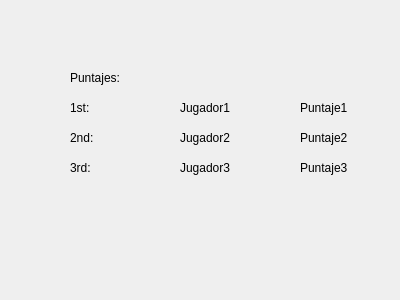
<?xml version="1.0" encoding="UTF-8"?>
<ui version="4.0">
 <class>Form</class>
 <widget class="QWidget" name="Form">
  <property name="geometry">
   <rect>
    <x>0</x>
    <y>0</y>
    <width>400</width>
    <height>300</height>
   </rect>
  </property>
  <property name="windowTitle">
   <string>Puntajes juego</string>
  </property>
  <widget class="QLabel" name="label">
   <property name="geometry">
    <rect>
     <x>70</x>
     <y>70</y>
     <width>62</width>
     <height>16</height>
    </rect>
   </property>
   <property name="text">
    <string>Puntajes:</string>
   </property>
  </widget>
  <widget class="QLabel" name="label_2">
   <property name="geometry">
    <rect>
     <x>70</x>
     <y>100</y>
     <width>62</width>
     <height>16</height>
    </rect>
   </property>
   <property name="text">
    <string>1st:</string>
   </property>
  </widget>
  <widget class="QLabel" name="label_3">
   <property name="geometry">
    <rect>
     <x>70</x>
     <y>130</y>
     <width>62</width>
     <height>16</height>
    </rect>
   </property>
   <property name="text">
    <string>2nd:</string>
   </property>
  </widget>
  <widget class="QLabel" name="label_4">
   <property name="geometry">
    <rect>
     <x>70</x>
     <y>160</y>
     <width>62</width>
     <height>16</height>
    </rect>
   </property>
   <property name="text">
    <string>3rd:</string>
   </property>
  </widget>
  <widget class="QLabel" name="label_5">
   <property name="geometry">
    <rect>
     <x>180</x>
     <y>100</y>
     <width>62</width>
     <height>16</height>
    </rect>
   </property>
   <property name="text">
    <string>Jugador1</string>
   </property>
  </widget>
  <widget class="QLabel" name="label_6">
   <property name="geometry">
    <rect>
     <x>180</x>
     <y>130</y>
     <width>62</width>
     <height>16</height>
    </rect>
   </property>
   <property name="text">
    <string>Jugador2</string>
   </property>
  </widget>
  <widget class="QLabel" name="label_7">
   <property name="geometry">
    <rect>
     <x>180</x>
     <y>160</y>
     <width>62</width>
     <height>16</height>
    </rect>
   </property>
   <property name="text">
    <string>Jugador3</string>
   </property>
  </widget>
  <widget class="QLabel" name="label_8">
   <property name="geometry">
    <rect>
     <x>300</x>
     <y>100</y>
     <width>62</width>
     <height>16</height>
    </rect>
   </property>
   <property name="text">
    <string>Puntaje1</string>
   </property>
  </widget>
  <widget class="QLabel" name="label_9">
   <property name="geometry">
    <rect>
     <x>300</x>
     <y>160</y>
     <width>62</width>
     <height>16</height>
    </rect>
   </property>
   <property name="text">
    <string>Puntaje3</string>
   </property>
  </widget>
  <widget class="QLabel" name="label_10">
   <property name="geometry">
    <rect>
     <x>300</x>
     <y>130</y>
     <width>62</width>
     <height>16</height>
    </rect>
   </property>
   <property name="text">
    <string>Puntaje2</string>
   </property>
  </widget>
 </widget>
 <resources/>
 <connections/>
</ui>
